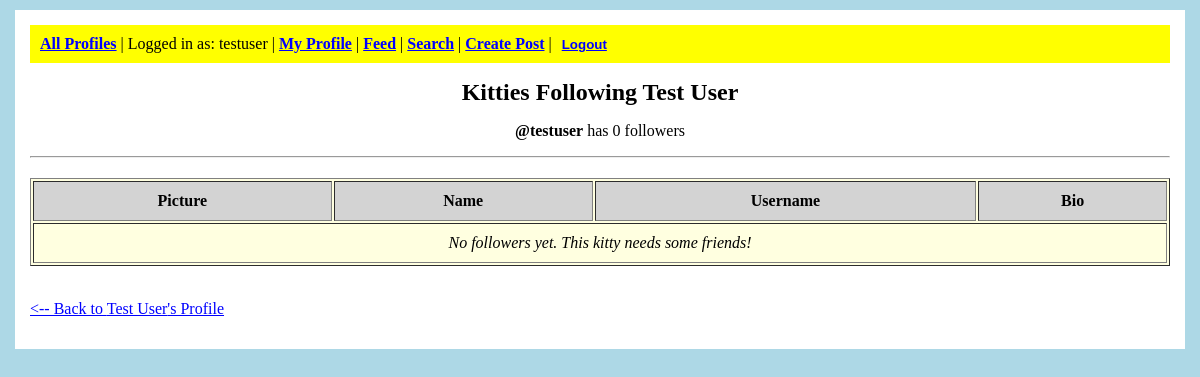
Screenshot of /mini_insta/profile/1/followers/ (signed in) with the database file from the repository.
### mini_insta/models.py (models this page shows, shortened)
class Profile(models.Model):
    user = models.ForeignKey(User, on_delete=models.CASCADE, default=1)
    bio_text = models.TextField(blank=True)
    username = models.CharField(max_length=100, unique=True)
    profile_image_url = models.URLField(max_length=500)
    display_name = models.CharField(max_length=100)
    join_date = models.DateTimeField(auto_now_add=True)
    def get_followers(self):
        follow_objects = Follow.objects.filter(profile=self)
        followers = [follow.follower_profile for follow in follow_objects]
        return followers
    def get_num_followers(self):
        return Follow.objects.filter(profile=self).count()

### mini_insta/views.py (the view)
# urls.py: path('profile/<int:pk>/followers/', views.ShowFollowersDetailView.as_view(), name='show_followers'),
class ShowFollowersDetailView(DetailView):
    model = Profile
    template_name = 'mini_insta/show_followers.html'
    context_object_name = 'profile'

### mini_insta/templates/mini_insta/show_followers.html (shortened to what this page needs)
{% extends 'mini_insta/base.html' %}
{% block content %}
<center>
    <h1>Kitties Following {{ profile.display_name }}</h1>
    <p><b>@{{ profile.username }}</b> has {{ profile.get_num_followers }} follower{% if profile.get_num_followers != 1 %}s{% endif %}</p>
</center>
<hr>
<table border="1" cellpadding="10" style="width: 100%; margin-top: 20px; background-color: lightyellow;">
    <tr style="background-color: lightgray;">
        <th>Picture</th>
        <th>Name</th>
        <th>Username</th>
        <th>Bio</th>
    </tr>
    {% for follower in profile.get_followers %}
    <tr>
        <td style="text-align: center;">
            <a href="{% url 'mini_insta:show_profile' follower.pk %}">
                <img src="{{ follower.profile_image_url }}" alt="{{ follower.display_name }}"
                     width="80" height="80" style="border: 1px solid black;">
            </a>
        </td>
        <td>
            <a href="{% url 'mini_insta:show_profile' follower.pk %}" style="color: blue;">
                {{ follower.display_name }}
            </a>
        </td>
        <td>@{{ follower.username }}</td>
        <td>
            {% if follower.bio_text %}
                {{ follower.bio_text|truncatechars:50 }}
            {% else %}
                (no bio)
            {% endif %}
        </td>
    </tr>
    {% empty %}
    <tr>
        <td colspan="4" style="text-align: center;">
            <i>No followers yet. This kitty needs some friends!</i>
        </td>
    </tr>
    {% endfor %}
</table>
<br>
<p>
    <a href="{% url 'mini_insta:show_profile' profile.pk %}" style="color: blue; text-decoration: underline;">
        &lt;-- Back to {{ profile.display_name }}'s Profile
    </a>
</p>
{% endblock %}

### mini_insta/templates/mini_insta/base.html (shortened to what this page needs)
<!DOCTYPE html>
<html>
<head>
</head>
<body>
    <div class="main-container">
        <div class="navigation">
            <a href="{% url 'mini_insta:show_all_profiles' %}">All Profiles</a>
            {% if user.is_authenticated %}
                | Logged in as: {{ user.username }}
                | <a href="{% url 'mini_insta:show_own_profile' %}">My Profile</a>
                | <a href="{% url 'mini_insta:show_feed' %}">Feed</a>
                | <a href="{% url 'mini_insta:search' %}">Search</a>
                | <a href="{% url 'mini_insta:create_post' %}">Create Post</a>
                |
                <form method="POST" action="{% url 'mini_insta:logout' %}" style="display: inline;">
                    <button type="submit" style="background: none; border: none; color: blue; font-weight: bold; cursor: pointer; text-decoration: underline;">Logout</button>
                </form>
            {% else %}
                | <a href="{% url 'mini_insta:login' %}">Login</a>
                | <a href="{% url 'mini_insta:create_profile' %}">Create Profile</a>
            {% endif %}
        </div>
        {% block content %}
        {% endblock %}
    </div>
</body>
</html>

### mini_insta/templates/mini_insta/base.html (style rules this page uses)
body { font-family: Times; margin: 10px; background-color: lightblue; }
.main-container { background-color: white; padding: 15px; margin: 5px; }
.navigation { background-color: yellow; padding: 10px; margin-bottom: 15px; }
.navigation a { color: blue; font-weight: bold; }
h1 { color: black; text-align: center; font-size: 24px; }

### rows the page displays
Profile: display_name "Test User", username "testuser", get_num_followers "0"

### other values shown
{{ user.username }} "testuser"
